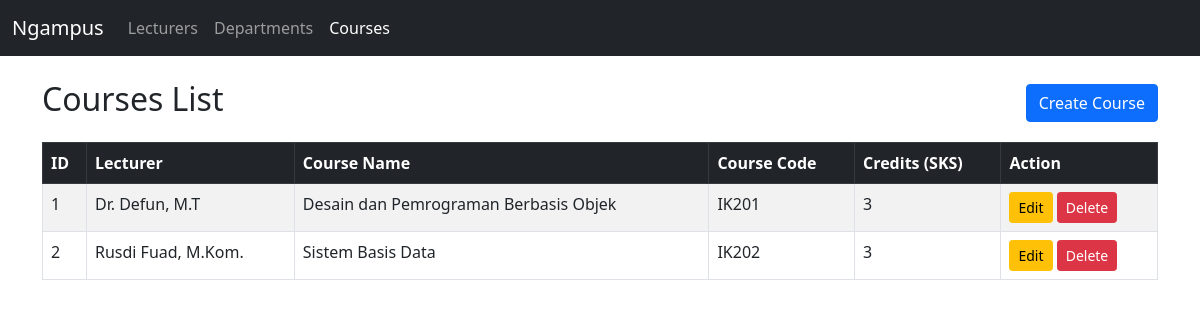
Screenshot of /Code/public/courses with the database file from the repository.
### tables this page shows
CREATE TABLE courses (
    id INT AUTO_INCREMENT PRIMARY KEY,
    course_code VARCHAR(20) NOT NULL,
    course_name VARCHAR(100) NOT NULL,
    credits INT NOT NULL,
    lecturer_id INT,
    FOREIGN KEY (lecturer_id) REFERENCES lecturers(id) ON DELETE SET NULL
);

CREATE TABLE lecturers (
    id INT AUTO_INCREMENT PRIMARY KEY,
    name VARCHAR(100) NOT NULL,
    nidn VARCHAR(20) NOT NULL,
    phone VARCHAR(20) NOT NULL,
    join_date DATE NOT NULL,
    department_id INT,
    FOREIGN KEY (department_id) REFERENCES departments(id) ON DELETE SET NULL
);

### Code/app/controllers/CourseController.php (called while the page is built, shortened)
<?php
require_once __DIR__ . "/../models/Course.php";
class CourseController {
    public function index() {
        $courseModel = new Course();
        $data = $courseModel->getAll();
        include "../app/views/courses/index.php";
    }
}

### Code/app/core/Database.php (called while the page is built, shortened)
<?php
class Database {
    private $host = "localhost";
    private $user = "root";
    private $pass = "";
    private $db   = "db_academic";
    protected $conn;
    public function __construct() {
        $this->conn = mysqli_connect($this->host, $this->user, $this->pass, $this->db);
        mysqli_set_charset($this->conn, "utf8mb4");
    }
    public function fetchAll($query, $params = []) {
        if (empty($params)) {
            $result = mysqli_query($this->conn, $query);
            return mysqli_fetch_all($result, MYSQLI_ASSOC);
        }
        $stmt = mysqli_prepare($this->conn, $query);
        $types = "";
        mysqli_stmt_bind_param($stmt, $types, ...$params);
        mysqli_stmt_execute($stmt);
        $result = mysqli_stmt_get_result($stmt);
        $data = $result ? mysqli_fetch_all($result, MYSQLI_ASSOC) : [];
        return $data;
    }
}

### Code/app/models/Course.php (called while the page is built, shortened)
<?php
require_once __DIR__ . "/../core/Database.php";
class Course extends Database {
    public function getAll() {
        $q = "SELECT courses.*, lecturers.name AS lecturer_name
              FROM courses
              LEFT JOIN lecturers ON courses.lecturer_id = lecturers.id
              ORDER BY courses.id ASC";
        return $this->fetchAll($q);
    }
}

### Code/app/views/courses/index.php (the view, shortened to what this page needs)
<!DOCTYPE html>
<html>
<head>
    <link rel="stylesheet" href="<?= BASEURL ?>assets/bootstrap.min.css">
</head>
<body>
<nav class="navbar navbar-expand-lg navbar-dark bg-dark">
    <div class="container-fluid">
        <a class="navbar-brand" href="<?= BASEURL ?>lecturers">Ngampus</a>
        <div class="collapse navbar-collapse" id="navbarNav">
            <ul class="navbar-nav">
                <li class="nav-item"><a class="nav-link" href="<?= BASEURL ?>lecturers">Lecturers</a></li>
                <li class="nav-item"><a class="nav-link" href="<?= BASEURL ?>departments">Departments</a></li>
                <li class="nav-item"><a class="nav-link active" href="<?= BASEURL ?>courses">Courses</a></li>
            </ul>
        </div>
    </div>
</nav>
<div class="container mt-4">
    <div class="d-flex justify-content-between align-items-center mb-3">
        <h2>Courses List</h2>
        <a href="<?= BASEURL ?>courses/create" class="btn btn-primary">Create Course</a>
    </div>
    <table class="table table-bordered table-striped">
        <thead class="table-dark">
        <tr>
            <th>ID</th>
            <th>Lecturer</th>
            <th>Course Name</th>
            <th>Course Code</th>
            <th>Credits (SKS)</th>
            <th>Action</th>
        </tr>
        </thead>
        <tbody>
        <?php if (!empty($data)): ?>
            <?php foreach ($data as $row): ?>
                <tr>
                    <td><?= $row['id'] ?></td>
                    <td><?= !empty($row['lecturer_name']) ? htmlspecialchars($row['lecturer_name']) : '-' ?></td>
                    <td><?= htmlspecialchars($row['course_name']) ?></td>
                    <td><?= htmlspecialchars($row['course_code']) ?></td>
                    <td><?= htmlspecialchars($row['credits']) ?></td>
                    <td>
                        <a href="<?= BASEURL ?>courses/edit/<?= $row['id'] ?>" class="btn btn-sm btn-warning">Edit</a>
                        <a href="<?= BASEURL ?>courses/delete/<?= $row['id'] ?>"
                            onclick="return confirm('Apakah Anda yakin ingin menghapus data mata kuliah ini?')"
                            class="btn btn-sm btn-danger">Delete</a>
                    </td>
                </tr>
            <?php endforeach; ?>
        <?php else: ?>
            <tr><td colspan="6" class="text-center">Belum ada data mata kuliah</td></tr>
        <?php endif; ?>
        </tbody>
    </table>
</div>
</body>
</html>

### rows the page displays
courses: id "1", lecturer.name "Dr. Defun, M.T", course_name "Desain dan Pemrograman Berbasis Objek", course_code "IK201", credits "3"
courses: id "2", lecturer.name "Rusdi Fuad, M.Kom.", course_name "Sistem Basis Data", course_code "IK202", credits "3"
